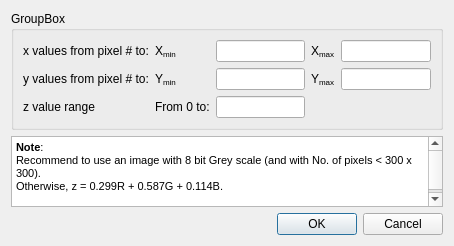
<?xml version="1.0" encoding="UTF-8"?>
<ui version="4.0">
 <class>ImageViewerOptionsUI</class>
 <widget class="QDialog" name="ImageViewerOptionsUI">
  <property name="geometry">
   <rect>
    <x>0</x>
    <y>0</y>
    <width>454</width>
    <height>246</height>
   </rect>
  </property>
  <property name="windowTitle">
   <string>Image Conversion Options</string>
  </property>
  <layout class="QGridLayout" name="gridLayout_4">
   <item row="0" column="0">
    <widget class="QGroupBox" name="groupBox">
     <property name="title">
      <string>GroupBox</string>
     </property>
     <layout class="QGridLayout" name="gridLayout_3">
      <item row="0" column="0">
       <layout class="QGridLayout" name="gridLayout_2">
        <item row="0" column="0">
         <layout class="QGridLayout" name="gridLayout">
          <item row="0" column="0">
           <widget class="QLabel" name="label">
            <property name="text">
             <string>x values from pixel # to:</string>
            </property>
           </widget>
          </item>
          <item row="0" column="1">
           <widget class="QLabel" name="label_6">
            <property name="text">
             <string>&lt;html&gt;&lt;head/&gt;&lt;body&gt;&lt;p&gt;X&lt;span style=&quot; vertical-align:sub;&quot;&gt;min&lt;/span&gt;&lt;/p&gt;&lt;/body&gt;&lt;/html&gt;</string>
            </property>
           </widget>
          </item>
          <item row="0" column="2">
           <widget class="QLineEdit" name="txtXmin"/>
          </item>
          <item row="1" column="0">
           <widget class="QLabel" name="label_2">
            <property name="text">
             <string>y values from pixel # to:</string>
            </property>
           </widget>
          </item>
          <item row="1" column="1">
           <widget class="QLabel" name="label_7">
            <property name="text">
             <string>&lt;html&gt;&lt;head/&gt;&lt;body&gt;&lt;p&gt;Y&lt;span style=&quot; vertical-align:sub;&quot;&gt;min&lt;/span&gt;&lt;/p&gt;&lt;/body&gt;&lt;/html&gt;</string>
            </property>
           </widget>
          </item>
          <item row="1" column="2">
           <widget class="QLineEdit" name="txtYmin"/>
          </item>
          <item row="2" column="0">
           <widget class="QLabel" name="label_3">
            <property name="text">
             <string>&lt;html&gt;&lt;head/&gt;&lt;body&gt;&lt;p&gt;z value range&lt;/p&gt;&lt;/body&gt;&lt;/html&gt;</string>
            </property>
           </widget>
          </item>
          <item row="2" column="1">
           <widget class="QLabel" name="label_8">
            <property name="text">
             <string>&lt;html&gt;&lt;head/&gt;&lt;body&gt;&lt;p&gt;From 0 to:&lt;/p&gt;&lt;/body&gt;&lt;/html&gt;</string>
            </property>
           </widget>
          </item>
          <item row="2" column="2">
           <widget class="QLineEdit" name="txtZmax"/>
          </item>
         </layout>
        </item>
        <item row="0" column="1">
         <layout class="QFormLayout" name="formLayout_2">
          <item row="0" column="0">
           <widget class="QLabel" name="label_4">
            <property name="text">
             <string>&lt;html&gt;&lt;head/&gt;&lt;body&gt;&lt;p&gt;X&lt;span style=&quot; vertical-align:sub;&quot;&gt;max&lt;/span&gt;&lt;/p&gt;&lt;/body&gt;&lt;/html&gt;</string>
            </property>
           </widget>
          </item>
          <item row="0" column="1">
           <widget class="QLineEdit" name="txtXmax"/>
          </item>
          <item row="1" column="0">
           <widget class="QLabel" name="label_5">
            <property name="text">
             <string>&lt;html&gt;&lt;head/&gt;&lt;body&gt;&lt;p&gt;Y&lt;span style=&quot; vertical-align:sub;&quot;&gt;max&lt;/span&gt;&lt;/p&gt;&lt;/body&gt;&lt;/html&gt;</string>
            </property>
           </widget>
          </item>
          <item row="1" column="1">
           <widget class="QLineEdit" name="txtYmax"/>
          </item>
         </layout>
        </item>
       </layout>
      </item>
     </layout>
    </widget>
   </item>
   <item row="1" column="0">
    <widget class="QTextBrowser" name="textBrowser">
     <property name="enabled">
      <bool>true</bool>
     </property>
     <property name="html">
      <string>&lt;!DOCTYPE HTML PUBLIC &quot;-//W3C//DTD HTML 4.0//EN&quot; &quot;http://www.w3.org/TR/REC-html40/strict.dtd&quot;&gt;
&lt;html&gt;&lt;head&gt;&lt;meta name=&quot;qrichtext&quot; content=&quot;1&quot; /&gt;&lt;style type=&quot;text/css&quot;&gt;
p, li { white-space: pre-wrap; }
&lt;/style&gt;&lt;/head&gt;&lt;body style=&quot; font-family:'MS Shell Dlg 2'; font-size:7.8pt; font-weight:400; font-style:normal;&quot;&gt;
&lt;p style=&quot; margin-top:0px; margin-bottom:0px; margin-left:0px; margin-right:0px; -qt-block-indent:0; text-indent:0px;&quot;&gt;&lt;span style=&quot; font-size:8pt; font-weight:600;&quot;&gt;Note&lt;/span&gt;&lt;span style=&quot; font-size:8pt;&quot;&gt;:&lt;/span&gt;&lt;/p&gt;
&lt;p style=&quot; margin-top:0px; margin-bottom:0px; margin-left:0px; margin-right:0px; -qt-block-indent:0; text-indent:0px;&quot;&gt;&lt;span style=&quot; font-size:8pt;&quot;&gt;Recommend to use an image with 8 bit Grey scale (and with No. of pixels &amp;lt; 300 x 300).&lt;/span&gt;&lt;/p&gt;
&lt;p style=&quot; margin-top:0px; margin-bottom:0px; margin-left:0px; margin-right:0px; -qt-block-indent:0; text-indent:0px;&quot;&gt;&lt;span style=&quot; font-size:8pt;&quot;&gt;Otherwise, z = 0.299R + 0.587G + 0.114B.&lt;/span&gt;&lt;/p&gt;
&lt;p style=&quot;-qt-paragraph-type:empty; margin-top:0px; margin-bottom:0px; margin-left:0px; margin-right:0px; -qt-block-indent:0; text-indent:0px; font-size:8pt;&quot;&gt;&lt;br /&gt;&lt;/p&gt;&lt;/body&gt;&lt;/html&gt;</string>
     </property>
    </widget>
   </item>
   <item row="2" column="0">
    <layout class="QHBoxLayout" name="horizontalLayout">
     <item>
      <spacer name="horizontalSpacer">
       <property name="orientation">
        <enum>Qt::Horizontal</enum>
       </property>
       <property name="sizeHint" stdset="0">
        <size>
         <width>40</width>
         <height>20</height>
        </size>
       </property>
      </spacer>
     </item>
     <item>
      <widget class="QDialogButtonBox" name="buttonBox">
       <property name="orientation">
        <enum>Qt::Horizontal</enum>
       </property>
       <property name="standardButtons">
        <set>QDialogButtonBox::Cancel|QDialogButtonBox::Ok</set>
       </property>
      </widget>
     </item>
    </layout>
   </item>
  </layout>
  <zorder>groupBox</zorder>
  <zorder>buttonBox</zorder>
  <zorder>textBrowser</zorder>
 </widget>
 <resources/>
 <connections>
  <connection>
   <sender>buttonBox</sender>
   <signal>accepted()</signal>
   <receiver>ImageViewerOptionsUI</receiver>
   <slot>accept()</slot>
   <hints>
    <hint type="sourcelabel">
     <x>248</x>
     <y>254</y>
    </hint>
    <hint type="destinationlabel">
     <x>157</x>
     <y>274</y>
    </hint>
   </hints>
  </connection>
  <connection>
   <sender>buttonBox</sender>
   <signal>rejected()</signal>
   <receiver>ImageViewerOptionsUI</receiver>
   <slot>reject()</slot>
   <hints>
    <hint type="sourcelabel">
     <x>316</x>
     <y>260</y>
    </hint>
    <hint type="destinationlabel">
     <x>286</x>
     <y>274</y>
    </hint>
   </hints>
  </connection>
 </connections>
</ui>
